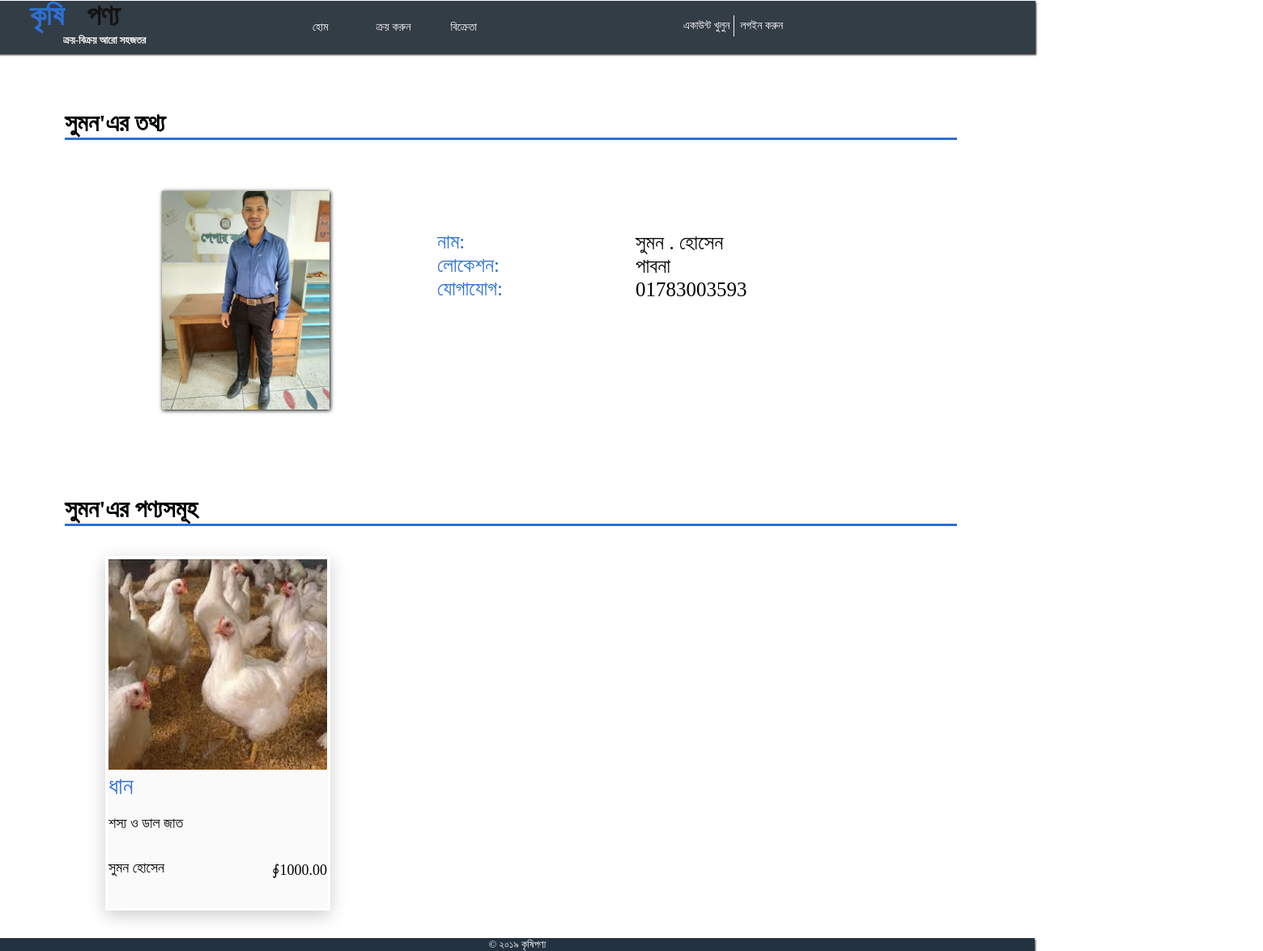
/artist_info.php?id=21, run on the app's committed database.
### tables this page shows
CREATE TABLE `user` (
  `USER_ID` int(10) NOT NULL,
  `username` varchar(50) NOT NULL,
  `password` varchar(50) NOT NULL,
  `USER_FNAME` varchar(30) NOT NULL,
  `USER_MNAME` varchar(30) DEFAULT NULL,
  `USER_LNAME` varchar(30) NOT NULL,
  `USER_GENDER` varchar(10) NOT NULL,
  `USER_AGE` int(11) NOT NULL,
  `USER_BDAY` date NOT NULL,
  `USER_CONTACT` bigint(11) NOT NULL,
  `USER_MUNICIPAL` varchar(50) DEFAULT NULL,
  `USER_PROVINCE` varchar(50) DEFAULT NULL,
  `USER_ZIPCODE` varchar(10) DEFAULT NULL,
  `USER_BRGY` varchar(50) DEFAULT NULL,
  `USER_STREET` varchar(50) DEFAULT NULL,
  `USER_HOUSE_NUMBER` varchar(10) DEFAULT NULL,
  `user_email` varchar(100) NOT NULL,
  `USER_TYPE` varchar(20) NOT NULL,
  `User_imagepath` varchar(50) DEFAULT NULL
);

CREATE TABLE `art_work` (
  `ART_ID` int(11) NOT NULL,
  `USER_ID` int(11) NOT NULL,
  `ART_TITLE` varchar(50) NOT NULL,
  `ART_DESCRIPTION` longtext DEFAULT NULL,
  `ART_PRICE` int(11) NOT NULL,
  `ART_DATE` date NOT NULL,
  `ART_WIDTH` int(11) NOT NULL,
  `ART_HEIGHT` int(11) NOT NULL,
  `ART_THICKNESS` int(11) NOT NULL,
  `ART_CATEGORY` varchar(20) NOT NULL,
  `ART_MEDIA` varchar(20) NOT NULL,
  `ART_STATUS` varchar(20) NOT NULL,
  `art_stock` int(50) NOT NULL,
  `COMMENT_ID` int(11) DEFAULT NULL,
  `ART_IMAGEPATH` varchar(100) NOT NULL
);

### artist_info.php (the view, shortened to what this page needs)
<?php include("includes/connection.php");
 include("includes/head.php"); ?>
<!DOCTYPE html>
<html>
 <head>
 </head>
<body>
    <?php
    $user_id = $_GET['id'];
        $query_category="SELECT user_imagepath,user_fname, user_lname,user_mname, user_gender, user_house_number, user_street, user_brgy, user_province, user_contact FROM user WHERE user_id = '$user_id'";
        $result_category = mysqli_query($conn,$query_category);
        while($row=mysqli_fetch_array($result_category)){
            echo ' <h2 class="headspace"> '.$row['user_fname'].'\'এর তথ্য <hr class="hr" style="border-bottom: 2px solid #2d70d5;"></h2>
                  <p></p>
                  <div class="backgd"><a  href= "pictures/profile/'.$row['user_imagepath'].'"> <img class="photo1" src="pictures/profile/'.$row['user_imagepath'].'"></a>
                  <p class = "info-title">নাম: <br>লোকেশন: <br>যোগাযোগ: </p></div>
                  <p class = "info-content">'.$row['user_fname'].' '.$row['user_mname'].'. '.$row['user_lname'].'<br>'.$row['user_province'].'<br>0'.$row['user_contact'].'</p></div> ';
        }
        $query_category2="SELECT user_fname FROM user WHERE user_id = '$user_id'";
        $result_category2 = mysqli_query($conn, $query_category2);
        while ($row2=mysqli_fetch_array($result_category2)) {
                    echo '<h2 class="headspace2"> '.$row2['user_fname'].'\'এর পণ্যসমূহ<hr class="hr" style="border-bottom: 2px solid #2d70d5;"></h2>';
        }
$query_category1="SELECT art_work.art_imagepath,art_work.art_id, art_work.art_title,art_work.art_price, user.user_fname, user.user_mname,user.user_lname,art_work.art_description,art_work.art_imagepath,art_work.art_status, art_work.art_category FROM art_work,user WHERE
 art_work.user_id = user.user_id AND
art_work.user_id = '$user_id' ORDER BY art_work.art_title ASC";
        $result_category1 = mysqli_query($conn,$query_category1);
if(mysqli_num_rows($result_category1) <=0)
        {
            echo '<br><br><br><br><br><br><br><h1 align="Center">এখন পর্যন্ত নেই</h1>';
        }
        else{
        while($row1=mysqli_fetch_array($result_category1)){
            echo ' <div class="space" >
                            <table  class="pic-table">
                                <tr>
                                    <td>
                                        <img class="photo" src="pictures/arts/'.$row1['art_imagepath'].'" > <br>'.
                                        '<a  href=info_art.php?id='.$row1['art_id'].' class="desc-title"> '.$row1['art_title'].' </a>
                                         <p class="desc-content">'.$row1['art_category'].'</p>
                                         <p class="desc-content" style="float: right;">&#8750;'.$row1['art_price'].'.00</p> <br>
                                         <p class="desc-content2">'.$row1['user_fname'].' '.$row1['user_mname'].' '.$row1['user_lname'].'</p>
                                    </td>
                                </tr>
                            </table>
                        </div>';
        }
}
      ?>
     <br><br><br><br><br><br>
  </body>
 </html>

### includes/head.php (style rules this page uses)
body { margin:0 auto; height: 100%; width: 100%; margin-right: 0px; background: url(pictures/ForBackground.jpg) no-repeat fixed; background-size: cover; }

### includes/footer.php (style rules this page uses)
body { margin-bottom: auto; }

### artist_info.php (style rules this page uses)
.photo1 { position: relative; left: 80px; top: 45px; width: 207px; height : 270px; box-shadow: 1px 1px 5px 0px rgb(0, 0, 1); }
.backgd { border-radius: 8px; border: 1px solid none; background-color: white; padding: 0px 10px 10px 0px; margin-left: 120px; position: relative; top: 175px; width:1010px; height: 350px; }
.info-title { color:#2d70d5; font-variant: small-caps; font-family: "Yu Gothic UI Light"; font-size: 25px; position: relative; top: -205px; left: 420px; text-decoration: none; }
.info-content { position: relative; font-size: 25px; font-family: "Yu Gothic UI Light"; top: -115px; left: 785px; }
.headspace { position: absolute; font-variant: small-caps; color: rgb(0, 0, 3); font-family: "Yu Gothic UI Light"; font-size: 30px; left: 80px; top: 110px; }
.headspace2 { position: absolute; font-variant: small-caps; color: rgb(0, 0, 3); font-family: "Yu Gothic UI Light"; font-size: 30px; margin-left: 80px; margin-top: 100px; }
.hr { position: relative; border: 1px solid #2d70d5; top: -15px; width: 1100px; left: 0px; }
.photo { position: relative ; width: 270px; height : 260px; margin: 0 0px 0 0px; }
.desc-title { color:#2d70d5; font-variant: small-caps; font-family: "Yu Gothic UI Light"; font-size: 29px; position: inherit; top: 0px; left: 5px; text-decoration: none; }
.desc-content { position: relative; font-size: 18px; font-family: "Yu Gothic UI Light"; top: 0px; }
.desc-content2 { position: relative; font-size: 18px; font-family: "Yu Gothic UI Light"; top: -20px; }
.pic-table { border: 3px solid white; box-shadow: 0px 6px 20px 0px rgba(0, 0, 0, 0.2); background-color: #fafafa; border-collapse: collapse; float: left; margin: 0px 50px 50px 0px; }
.space { margin-top: 200px; position: relative; left:130px; }

### data on the page
user: USER_FNAME "সুমন", User_imagepath (picture), USER_LNAME "হোসেন", USER_PROVINCE "পাবনা", USER_CONTACT "1783003593"
art_work: ART_IMAGEPATH (picture), ART_TITLE "ধান", ART_CATEGORY "শস্য ও ডাল জাত", ART_PRICE "1000", USER_ID.USER_FNAME "সুমন", USER_ID.USER_LNAME "হোসেন"
